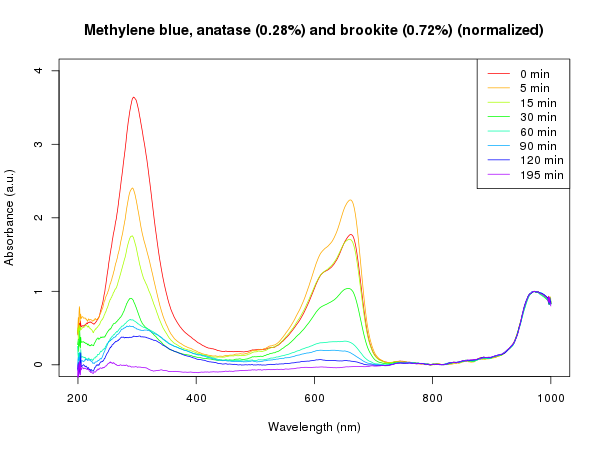

Recreate this plot in gnuplot.
set terminal pngcairo enhanced size 600,450 font "Helvetica, 10"

set style data lines
set output "Methylene_blue_anatase0.28_brookite0.72_normalized.png"

set title "Methylene blue, anatase (0.28) and brookite (0.72)"
set xlabel "Wavelength (nm)"
set ylabel "Absorbance (a.u.)"
set xrange[180:1020]
set yrange[-0.2:4.2]
set xtics 200
set ytics 1
load "styles.gp"

plot "Methylene_blue_anatase0.28_brookite0.72_normalized.dat" u 1:9 ls 1 title "0 min",  \
     "Methylene_blue_anatase0.28_brookite0.72_normalized.dat" u 1:8 ls 2 title "5 min",  \
     "Methylene_blue_anatase0.28_brookite0.72_normalized.dat" u 1:7 ls 3 title "15 min", \
     "Methylene_blue_anatase0.28_brookite0.72_normalized.dat" u 1:6 ls 4 title "30 min", \
     "Methylene_blue_anatase0.28_brookite0.72_normalized.dat" u 1:5 ls 5 title "60 min", \
     "Methylene_blue_anatase0.28_brookite0.72_normalized.dat" u 1:4 ls 6 title "90 min", \
     "Methylene_blue_anatase0.28_brookite0.72_normalized.dat" u 1:3 ls 7 title "120 min",\
     "Methylene_blue_anatase0.28_brookite0.72_normalized.dat" u 1:2 ls 8 title "195 min"

set output
